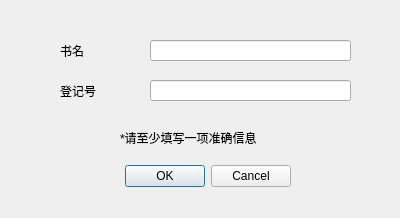
<?xml version="1.0" encoding="UTF-8"?>
<ui version="4.0">
 <class>returnBook</class>
 <widget class="QDialog" name="returnBook">
  <property name="geometry">
   <rect>
    <x>0</x>
    <y>0</y>
    <width>400</width>
    <height>218</height>
   </rect>
  </property>
  <property name="windowTitle">
   <string>Return Book</string>
  </property>
  <widget class="QDialogButtonBox" name="buttonBox">
   <property name="geometry">
    <rect>
     <x>90</x>
     <y>160</y>
     <width>201</width>
     <height>32</height>
    </rect>
   </property>
   <property name="orientation">
    <enum>Qt::Horizontal</enum>
   </property>
   <property name="standardButtons">
    <set>QDialogButtonBox::Cancel|QDialogButtonBox::Ok</set>
   </property>
  </widget>
  <widget class="QLineEdit" name="bookName">
   <property name="geometry">
    <rect>
     <x>150</x>
     <y>40</y>
     <width>201</width>
     <height>21</height>
    </rect>
   </property>
  </widget>
  <widget class="QLabel" name="label">
   <property name="geometry">
    <rect>
     <x>60</x>
     <y>40</y>
     <width>72</width>
     <height>21</height>
    </rect>
   </property>
   <property name="text">
    <string>书名</string>
   </property>
  </widget>
  <widget class="QLabel" name="label_2">
   <property name="geometry">
    <rect>
     <x>60</x>
     <y>80</y>
     <width>72</width>
     <height>21</height>
    </rect>
   </property>
   <property name="text">
    <string>登记号</string>
   </property>
  </widget>
  <widget class="QLineEdit" name="registerNum">
   <property name="geometry">
    <rect>
     <x>150</x>
     <y>80</y>
     <width>201</width>
     <height>21</height>
    </rect>
   </property>
  </widget>
  <widget class="QLabel" name="label_3">
   <property name="geometry">
    <rect>
     <x>120</x>
     <y>130</y>
     <width>231</width>
     <height>16</height>
    </rect>
   </property>
   <property name="text">
    <string>*请至少填写一项准确信息</string>
   </property>
  </widget>
 </widget>
 <resources/>
 <connections>
  <connection>
   <sender>buttonBox</sender>
   <signal>accepted()</signal>
   <receiver>returnBook</receiver>
   <slot>accept()</slot>
   <hints>
    <hint type="sourcelabel">
     <x>248</x>
     <y>254</y>
    </hint>
    <hint type="destinationlabel">
     <x>157</x>
     <y>274</y>
    </hint>
   </hints>
  </connection>
  <connection>
   <sender>buttonBox</sender>
   <signal>rejected()</signal>
   <receiver>returnBook</receiver>
   <slot>reject()</slot>
   <hints>
    <hint type="sourcelabel">
     <x>316</x>
     <y>260</y>
    </hint>
    <hint type="destinationlabel">
     <x>286</x>
     <y>274</y>
    </hint>
   </hints>
  </connection>
 </connections>
</ui>
